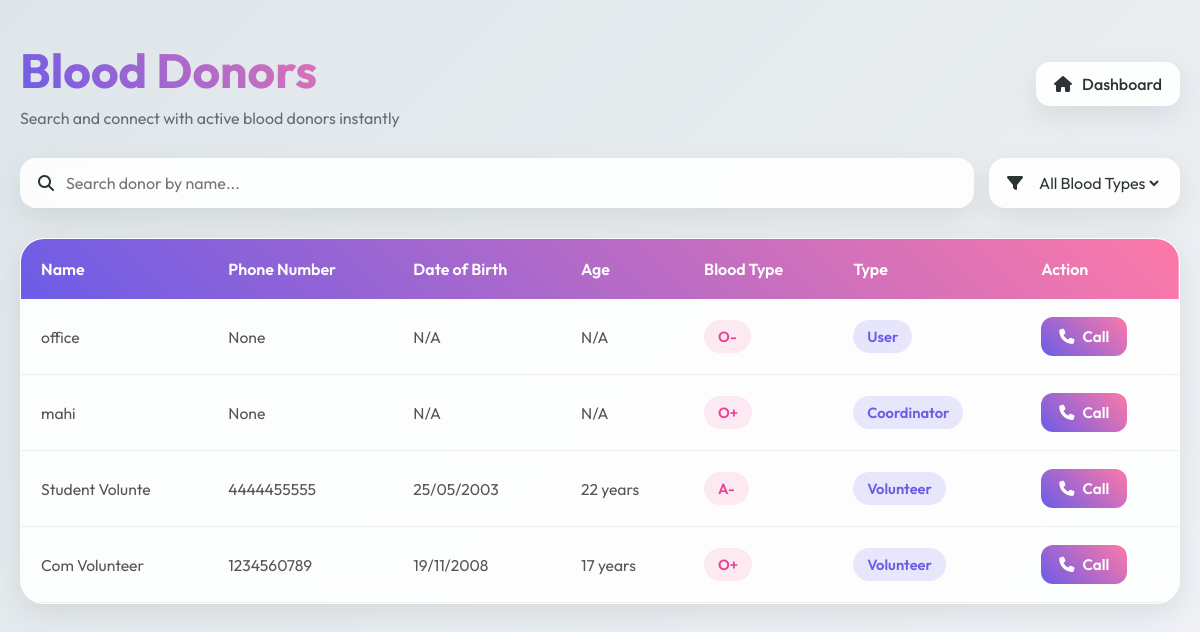
The page /blood_donors on the database its author committed.
### users/models.py (models this page shows, shortened)
class UserProfile(models.Model):
    GENDER_CHOICE=(
        ("","Select the gender"),
        ("male","male"),
        ("female","female"),
    )
    ROLE_CHOICE=(
        ("public_user","public_user"),
        ("member","member"),
        ("coordinator","coordinator"),
        ("convenier","convenier"),
        ("office_staff","office_staff"),
        ("principal","principal"),
        ("chairman","chairman"),
    )
    BLOOD_GROUP_CHOICES = [
        ('', 'Select Blood Group'),
        ('A+', 'A+'),
        ('A-', 'A-'),
        ('B+', 'B+'),
        ('B-', 'B-'),
        ('AB+', 'AB+'),
        ('AB-', 'AB-'),
        ('O+', 'O+'),
        ('O-', 'O-'),
    ]
    user=models.OneToOneField(User,on_delete=models.CASCADE)
    phone_number=models.CharField(max_length=10,null=True,blank=True)
    role=models.CharField(max_length=20,choices=ROLE_CHOICE,default="public_user")
    gender=models.CharField(max_length=10,choices=GENDER_CHOICE,null=True,blank=True)
    address=models.TextField(null=True,blank=True)
    created_at=models.DateTimeField(auto_now_add=True)
    photo=models.ImageField(upload_to="profile_pics/",null=True,blank=True)
    blood=models.CharField(max_length=3,default="",choices=BLOOD_GROUP_CHOICES)
    is_donor = models.BooleanField(default=False)
    date_of_birth = models.DateField(null=True, blank=True)
    age = models.PositiveIntegerField(null=True, blank=True)

### volunteer/models.py (models this page shows, shortened)
class Volunteer(models.Model):
    BLOOD_GROUP_CHOICES = (
        ("A+", "A+"),
        ("A-", "A-"),
        ("B+", "B+"),
        ("B-", "B-"),
        ("AB+", "AB+"),
        ("AB-", "AB-"),
        ("O+", "O+"),
        ("O-", "O-"),
    )
    BATCH_CHOICES = (
        ("MCA", "MCA"),
        ("BCA", "BCA"),
        ("BSc CS", "BSc CS"),
        ("BCom", "BCom"),
        ("BA","BA"),
        ("BSW","BSW")
    )
    user = models.OneToOneField(User, on_delete=models.CASCADE)
    name = models.CharField(max_length=150)
    email = models.EmailField()
    phone = models.CharField(max_length=10)
    age = models.PositiveIntegerField()
    date_of_birth = models.DateField(null=True, blank=True)
    blood_group = models.CharField(
        max_length=5,
        choices=BLOOD_GROUP_CHOICES,
        blank=True,
        null=True
    )
    address = models.TextField()
    reason = models.TextField()
    is_approved=models.BooleanField(default=False)
    approved_by = models.ForeignKey(
        User,
        on_delete=models.SET_NULL,
        null=True,
        blank=True,
        related_name="approved_volunteers"
    )
    declined=models.BooleanField(default=False)
    rejection_reason = models.TextField(blank=True, null=True)
    is_student = models.BooleanField(default=False)
    was_student = models.BooleanField(default=False)
    admission_no = models.CharField(max_length=50, blank=True, null=True)
    start_year = models.CharField(max_length=5, blank=True, null=True)
    end_year = models.CharField(max_length=5, blank=True, null=True)
    year = models.CharField(max_length=20, blank=True, null=True)
    batch = models.CharField(
        max_length=20,
        choices=BATCH_CHOICES,
        blank=True,
        null=True
    )
    created_at = models.DateTimeField(auto_now_add=True)

### members/views.py (the view, shortened to what this page needs)
# urls.py: path('blood_donors',views.blood_donors,name='blood_donors'),
def blood_donors(request):
    donor_dict = {}
    def calculate_age(dob):
        """Calculate age from date of birth"""
        if not dob:
            return None
        today = date.today()
        try:
            return today.year - dob.year - ((today.month, today.day) < (dob.month, dob.day))
        except Exception:
            return None
    def get_donor_entry(user):
        if user.id not in donor_dict:
            profile = getattr(user, 'userprofile', None)
            donor_dict[user.id] = {
                "name": user.get_full_name() or user.username,
                "phone": profile.phone_number if profile else None,
                "blood_type": profile.blood if profile else None,
                "date_of_birth": profile.date_of_birth if profile else None,
                "age": profile.age if profile else None,
                "roles": set()
            }
        return donor_dict[user.id]
    profiles = UserProfile.objects.filter(is_donor=True).select_related("user")
    for p in profiles:
        entry = get_donor_entry(p.user)
        role_map = {
            "coordinator": "Coordinator",
            "convenier": "Convener",
            "public_user": "User",
            "office_staff": "Office Staff",
            "principal": "Principal",
            "chairman": "Chairman",
            "member": "Member"
        }
        role_display = role_map.get(p.role, p.role.capitalize() if p.role else "User")
        entry["roles"].add(role_display)
    member_donors = Donor.objects.filter(is_a_donor=True).select_related(
        "user", "user__user", "user__user__userprofile"
    )
    volunteers = Volunteer.objects.filter(
        is_approved=True,
        declined=False
    ).exclude(blood_group__isnull=True).exclude(blood_group="").select_related("user", "user__userprofile")
    for v in volunteers:
        entry = get_donor_entry(v.user)
        entry["roles"].add("Volunteer")
        if not entry["phone"]: entry["phone"] = v.phone
        if not entry["blood_type"] or entry["blood_type"] == "":
            entry["blood_type"] = v.blood_group
        if not entry["date_of_birth"]:
            entry["date_of_birth"] = v.date_of_birth
        if not entry["age"]:
            entry["age"] = v.age or calculate_age(v.date_of_birth)
    donor_list = []
    for donor in donor_dict.values():
        if not donor["blood_type"] or donor["blood_type"] == "":
            donor["blood_type"] = "Not set"
        if len(donor["roles"]) > 1:
            donor["roles"].discard("User")
        donor["type"] = ", ".join(sorted(list(donor["roles"])))
        donor_list.append(donor)
    return render(request, "dashboard/blood_donors.html", {"donors": donor_list})

### templates/dashboard/blood_donors.html (shortened to what this page needs)
<!DOCTYPE html>
<html lang="en">
<head>
    <link rel="stylesheet" href="https://cdnjs.cloudflare.com/ajax/libs/font-awesome/6.4.0/css/all.min.css">
</head>
<body>
<div class="container">
    <div class="top-bar">
        <div class="title-section">
            <h1>Blood Donors</h1>
            <p>Search and connect with active blood donors instantly</p>
        </div>
        <a href="/dashboard/" class="home-btn">
            <i class="fa-solid fa-house"></i>
            Dashboard
        </a>
    </div>
    <div class="controls">
        <div class="search-box">
            <i class="fa-solid fa-magnifying-glass"></i>
            <input
                type="text"
                id="searchInput"
                placeholder="Search donor by name..."
            >
        </div>
        <div class="filter-box">
            <i class="fa-solid fa-filter"></i>
            <select id="bloodFilter">
                <option value="all">All Blood Types</option>
            </select>
        </div>
    </div>
    {% if donors %}
    <div class="table-wrapper">
        <table id="donorTable">
            <thead>
                <tr>
                    <th>Name</th>
                    <th>Phone Number</th>
                    <th>Date of Birth</th>
                    <th>Age</th>
                    <th>Blood Type</th>
                    <th>Type</th>
                    <th>Action</th>
                </tr>
            </thead>
            <tbody>
                {% for donor in donors %}
                <tr
                    data-name="{{ donor.name|lower }}"
                    data-blood="{{ donor.blood_type }}"
                >
                    <td>{{ donor.name }}</td>
                    <td>{{ donor.phone }}</td>
                    <td>
                        {% if donor.date_of_birth %}
                            {{ donor.date_of_birth|date:"d/m/Y" }}
                        {% else %}
                            N/A
                        {% endif %}
                    </td>
                    <td>
                        {% if donor.age %}
                            {{ donor.age }} years
                        {% else %}
                            N/A
                        {% endif %}
                    </td>
                    <td>
                        <span class="blood-group">
                            {{ donor.blood_type }}
                        </span>
                    </td>
                    <td>
                        <span class="donor-type">{{ donor.type }}</span>
                    </td>
                    <td>
                        <a href="tel:{{ donor.phone }}" class="call-btn">
                            <i class="fa-solid fa-phone"></i>
                            Call
                        </a>
                    </td>
                </tr>
                {% endfor %}
            </tbody>
        </table>
    </div>
    {% endif %}
</div>
</body>
</html>

### templates/dashboard/blood_donors.html (style rules this page uses)
:root { --primary:#6c5ce7; --secondary:#fd79a8; --accent:#00cec9; --dark:#2d3436; --light:#f5f6fa; --card-bg:rgba(255,255,255,0.88); --shadow:0 10px 30px rgba(0,0,0,0.08); --transition:all .35s ease; }
* { margin:0; padding:0; box-sizing:border-box; font-family:'Outfit',sans-serif; }
body { min-height:100vh; padding:40px 20px; background:linear-gradient(-45deg,#f5f7fa,#dfe6e9,#f5f6fa,#dfe6e9); background-size:400% 400%; animation:gradientBG 15s ease infinite; color:var(--dark); }
.container { max-width:1300px; margin:auto; }
.top-bar { display:flex; justify-content:space-between; align-items:center; margin-bottom:30px; gap:20px; flex-wrap:wrap; }
.title-section h1 { font-size:3rem; font-weight:700; background:linear-gradient(45deg,var(--primary),var(--secondary)); -webkit-background-clip:text; background-clip:text; color:transparent; }
.title-section p { color:#636e72; margin-top:8px; }
.home-btn { background:rgba(255,255,255,0.9); backdrop-filter:blur(10px); padding:12px 18px; border-radius:14px; text-decoration:none; color:var(--dark); display:flex; align-items:center; gap:10px; font-weight:500; box-shadow:var(--shadow); transition:var(--transition); }
.controls { display:flex; gap:15px; margin-bottom:30px; flex-wrap:wrap; }
.search-box, .filter-box { background:rgba(255,255,255,0.88); backdrop-filter:blur(10px); border-radius:16px; padding:14px 18px; display:flex; align-items:center; gap:12px; box-shadow:var(--shadow); }
.search-box { flex:1; min-width:260px; }
.search-box input { border:none; outline:none; width:100%; background:transparent; font-size:1rem; color:var(--dark); }
.filter-box select { border:none; outline:none; background:transparent; font-size:1rem; color:var(--dark); cursor:pointer; }
.table-wrapper { overflow-x:auto; background:rgba(255,255,255,0.88); backdrop-filter:blur(10px); border-radius:24px; box-shadow:var(--shadow); border:1px solid rgba(255,255,255,0.3); }
table { width:100%; border-collapse:collapse; min-width:700px; }
thead { background:linear-gradient(45deg,var(--primary),var(--secondary)); color:white; }
th { padding:20px; text-align:left; font-size:1rem; font-weight:600; }
td { padding:18px 20px; border-bottom:1px solid rgba(0,0,0,0.06); color:#555; font-size:0.98rem; }
tbody tr { transition:var(--transition); }
.blood-group { display:inline-block; padding:7px 14px; border-radius:50px; background:rgba(253,121,168,0.15); color:#e84393; font-weight:600; font-size:.92rem; }
.donor-type { display:inline-block; padding:7px 14px; border-radius:50px; background:rgba(108,92,231,0.15); color:#6c5ce7; font-weight:600; font-size:.92rem; }
.call-btn { border:none; outline:none; padding:10px 18px; border-radius:12px; background:linear-gradient(45deg,var(--primary),var(--secondary)); color:white; font-size:.95rem; font-weight:600; text-decoration:none; display:inline-flex; align-items:center; gap:8px; transition:var(--transition); }

### rows shown on the page
UserProfile: blood_type "O-"
UserProfile: blood_type "O+"
Volunteer: name "Student Volunte", phone "4444455555", date_of_birth "25/05/2003", age "22", blood_type "A-", type "Volunteer"
Volunteer: name "Com Volunteer", phone "1234560789", date_of_birth "19/11/2008", age "17", blood_type "O+", type "Volunteer"

### other values the page prints
{{ donor.name }} "office" "mahi"
{{ donor.phone }} "None" "None"
{{ donor.type }} "User" "Coordinator"
